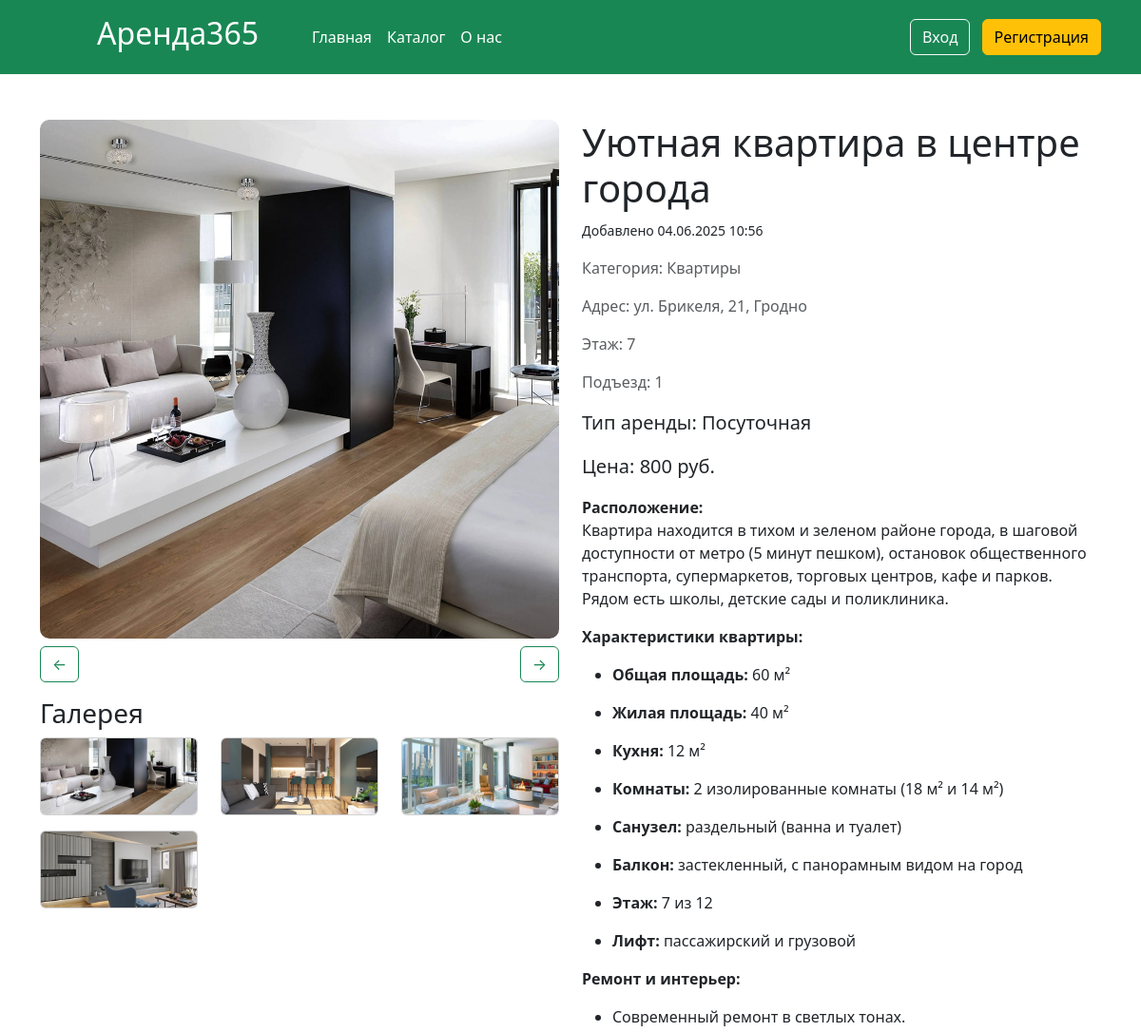
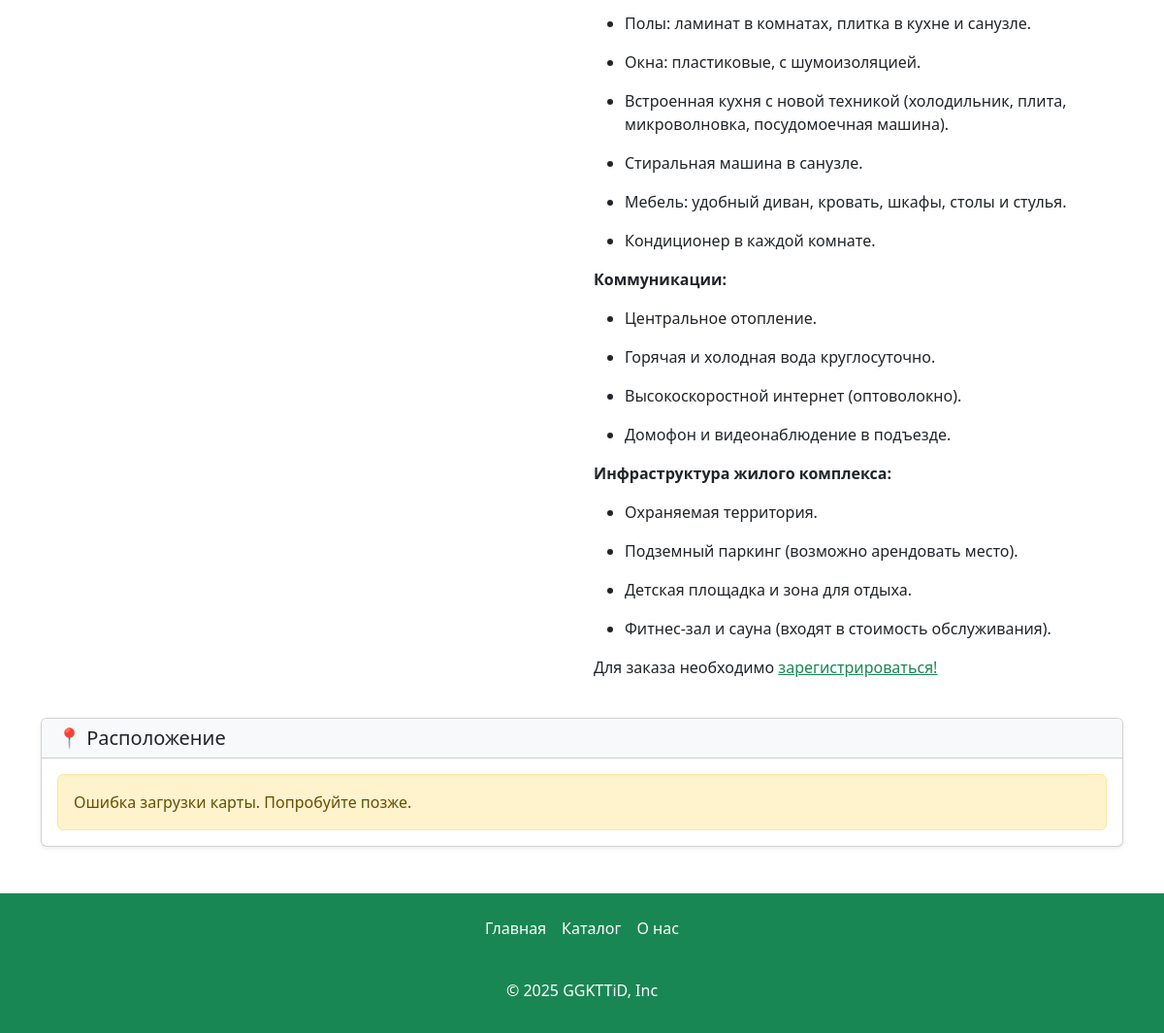
/card/1, run on the app's committed database (2 pictures, top to bottom).
### app.py (models this page shows, shortened)
class Articles(db.Model):
    id = db.Column(db.Integer,primary_key=True)
    title = db.Column(db.String(100))
    text = db.Column(db.Text)
    image_name = db.Column(db.String(100))
    category = db.Column(db.String(100))
    price = db.Column(db.Integer)
    floor = db.Column(db.Integer)
    entrance = db.Column(db.Integer)
    type_app = db.Column(db.String(100))
    address= db.Column(db.String(100))
    count_rooms = db.Column(db.Integer)
    hide = db.Column(db.Boolean, default=True)
    created_at = db.Column(db.DateTime, default=datetime.now)
    id_user = db.Column(db.Integer, db.ForeignKey('users.id'))
    orders = db.relationship('Orders', backref='article', lazy=True)
    images = db.relationship('Image', backref='article', lazy=True, cascade="all, delete-orphan")

class Image(db.Model):
    id = db.Column(db.Integer, primary_key=True)
    article_id = db.Column(db.Integer, db.ForeignKey('articles.id'))
    image_name = db.Column(db.String(255))

### app.py (the view, shortened to what this page needs)
@app.route('/card/<int:id>', methods=['GET', 'POST'])
def card(id):
    article = Articles.query.get(id)
    total_user = None
    if 'name' in session:
        total_user = Users.query.filter_by(email=session['name']).first()
    if not article or (article.hide and (not total_user or (total_user.root != 1 and article.id_user != total_user.id))):
        abort(404)
    check = Orders.query.filter_by(id_article=article.id).all()
    images = Image.query.filter_by(article_id=id).all()
    return render_template("card.html",article=article,check=check,images=images)

### app.py (called while the page is built)
@app.context_processor
def inject_unread_messages():
    if 'name' in session:
        current_user = Users.query.filter_by(email=session['name']).first()
        unread_count = Messages.query.filter_by(recipient_id=current_user.id, is_read=False).count()
        return dict(unread_messages=unread_count)
    return dict(unread_messages=0)

@app.context_processor
def inject_user():
    def get_user_name():
        if 'name' in session:
            return Users.query.filter_by(email=session['name']).first()
    return dict(active_user=get_user_name())

@app.context_processor
def inject_unread_count():
    if 'name' in session:
        user = Users.query.filter_by(email=session['name']).first()
        if user:
            unread_count = Notification.query.filter_by(user_id=user.id, is_read=False).count()
            return dict(unread_notifications=unread_count)
    return dict(unread_notifications=0)

### templates/card.html (shortened to what this page needs)
{% extends 'base.html' %}
{% block main %}
    <main>
        <div class="container my-5">
            <div class="row">
                <div class="col-md-6">
                    <div class="gallery-main">
                        <div class='position-relative'>
                        <img id="mainImage" src="../../static/img/upload/{{article.image_name}}" width="100%" alt="Основное изображение товара">
                         </div>
                        <div class="image-navigation my-2 d-flex justify-content-between">
                            <button class="btn btn-outline-success prev-btn" onclick="prevImage()">←</button>
                            <button class="btn btn-outline-success next-btn" onclick="nextImage()">→</button>
                        </div>
                        <div class="row gallery-thumbnails my-3">
                          <h3>Галерея</h3>
                          <div class="col-md-4 mb-3">
                                <div class="card ">
                                    <img src="../../static/img/upload/{{article.image_name}}" onclick="changeImage(this.src)" class="card-img-top" alt="Дополнительное изображение">
                                </div>
                            </div>
                            {%if article.images%}
                            {% for image in article.images %}
                            <div class="col-md-4 mb-3">
                                <div class="card">
                                    <img src="../../static/img/upload/{{image.image_name}}" onclick="changeImage(this.src)" class="card-img-top" alt="Дополнительное изображение">
                                </div>
                            </div>
                            {% endfor %}
                            {%endif%}
                        </div>
                    </div>
                </div>
                <div class="col-md-6">
                    <h1>{{article.title}}</h1>
                    <p> <small>Добавлено  {{article.created_at.strftime('%d.%m.%Y %H:%M' )}}</small></p>
                    <p class="text-muted">Категория: {{article.category}}</p>
                    <p class="text-muted">Адрес: {{article.address}}</p>
                    {%if article.floor%}
                    <p class="text-muted">Этаж: {{article.floor}}</p>
                    {%endif%}
                    {%if article.entrance%}
                    <p class="text-muted">Подъезд: {{article.entrance}}</p>
                    {%endif%}
                    <p class="lead">Тип аренды: <strong>{{article.type_app}}</strong></p>
                    <p class="lead">Цена: <strong>{{article.price}} руб.</strong></p>
                    {% autoescape false %} {{article.text}} {% endautoescape %}
                   {%if not active_user  %}
                   <p>Для заказа необходимо <a href="/reg" class="text-success">зарегистрироваться!</a> </p>
 {%endif%}
            </div>
        </div>
         <div class="card shadow-sm my-4">
            <div class="card-header bg-light">
                <h5 class="card-title mb-0">📍 Расположение</h5>
            </div>
            <div class="card-body p-0">
                <div id="map-error" class="alert alert-warning m-3 d-none">
                </div>
            </div>
        </div>
    </main>
    {% endblock %}

### static/css/style.css (style rules this page uses)
html { height: 100%; }
body { display: flex; flex-direction: column; height: 100%; background-color: #ffff; border-radius: 30px; }
main { flex: 1 0 auto; }
.gallery-main img { width: 100%; height: auto; border-radius: 10px; }
.gallery-thumbnails img { width: 100%; height: 80px; object-fit: cover; border-radius: 5px; cursor: pointer; transition: opacity 0.3s; }
.card { transition: box-shadow 0.3s; }

### data on the page
Articles: image_name (picture), title "Уютная квартира в центре города", created_at "04.06.2025 10:56", category "Квартиры", address "ул. Брикеля, 21, Гродно", floor "7", entrance "1", type_app "Посуточная", price "800", text "Расположение: Квартира находится в тихом и зеленом районе города, в шаговой доступности от метро (5 минут пешком), остановок общественного транспорта, супермаркетов, торговых центров, кафе и парков. Рядом есть школы, детские сады и поликлиника. Характеристики квартиры: Общая площадь: 60 м² Жилая площадь: 40 м² Кухня: 12 м² Комнаты: 2 изолированные комнаты (18 м² и 14 м²) Санузел: раздельный (ванна и туалет) Балкон: застекленный, с панорамным видом на город Этаж: 7 из 12 Лифт: пассажирский и грузовой Ремонт и интерьер: Современный ремонт в светлых тонах. Полы: ламинат в комнатах, плитка в кухне и санузле. Окна: пластиковые, с шумоизоляцией. Встроенная кухня с новой техникой (холодильник,…"
Image: image_name (picture)
Image: image_name (picture)
Image: image_name (picture)
